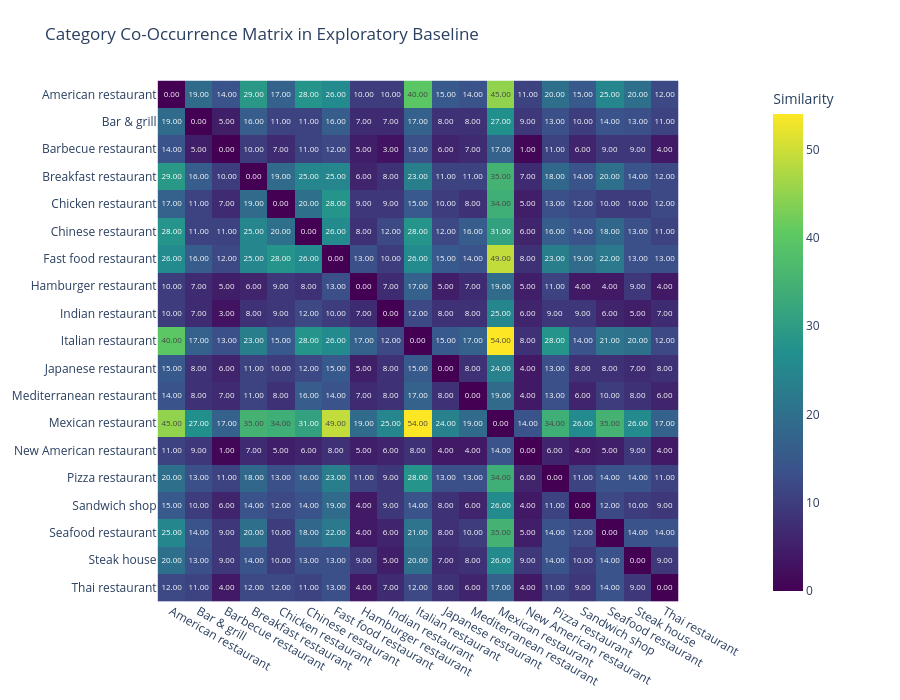

Here is the notebook cell this chart was saved with:
### Markdown cell above
In multi-label classification, labels are rarely independent. To visualize the relationships between different cuisine types, we construct a **Co-Occurrence Matrix**.

### Code cell
mlb_with_stopwords["categories_tuple"] = mlb_with_stopwords["categories"].apply(lambda x: tuple(sorted(x)))


all_cats = sorted({cat for cats in mlb_with_stopwords["categories"] for cat in cats})

co_matrix = pd.DataFrame(0, index=all_cats, columns=all_cats)

co_counts = []


for cats in mlb_with_stopwords["categories"]:
    for c1, c2 in combinations(cats, 2):  # todas as combinações de 2
        co_matrix.loc[c1, c2] += 1
        co_matrix.loc[c2, c1] += 1

for c1 in co_matrix.index:
    for c2 in co_matrix.columns:
        if c1 < c2 and co_matrix.loc[c1, c2] > 0:
            co_counts.append((c1, c2, co_matrix.loc[c1, c2]))

# ordenar
co_counts_sorted = sorted(co_counts, key=lambda x: x[2], reverse=True)

for cat in all_cats:
    co_matrix.loc[cat, cat] = 0

heatmap_chart(co_matrix,
              title="Category Co-Occurrence Matrix in Exploratory Baseline",)

### Figure 1 — Plotly figure (JSON) as saved in the notebook; plotly's stock layout.template omitted (floating-point values rounded to 4 significant figures; data arrays with more than 128 entries replaced by an {"elided": "..."} marker saying what was removed)
{"data": [{"coloraxis": "coloraxis", "hovertemplate": "x: %{x}<br>y: %{y}<br>Similarity: %{z}<extra></extra>", "name": "0", "texttemplate": "%{z:.2f}", "type": "heatmap", "x": ["American restaurant", "Bar & grill", "Barbecue restaurant", "Breakfast restaurant", "Chicken restaurant", "Chinese restaurant", "Fast food restaurant", "Hamburger restaurant", "Indian restaurant", "Italian restaurant", "Japanese restaurant", "Mediterranean restaurant", "Mexican restaurant", "New American restaurant", "Pizza restaurant", "Sandwich shop", "Seafood restaurant", "Steak house", "Thai restaurant"], "xaxis": "x", "y": ["American restaurant", "Bar & grill", "Barbecue restaurant", "Breakfast restaurant", "Chicken restaurant", "Chinese restaurant", "Fast food restaurant", "Hamburger restaurant", "Indian restaurant", "Italian restaurant", "Japanese restaurant", "Mediterranean restaurant", "Mexican restaurant", "New American restaurant", "Pizza restaurant", "Sandwich shop", "Seafood restaurant", "Steak house", "Thai restaurant"], "yaxis": "y", "z": {"elided": "19x19 int values"}}], "layout": {"coloraxis": {"colorbar": {"title": {"text": "Similarity"}}, "colorscale": [[0, "#440154"], [0.25, "#3b528b"], [0.5, "#21908d"], [0.75, "#5dc962"], [1, "#fde725"]], "showscale": true}, "height": 700, "margin": {"b": 60, "l": 80, "r": 150, "t": 80}, "title": {"text": "Category Co-Occurrence Matrix in Exploratory Baseline"}, "width": 900, "xaxis": {"anchor": "y", "constrain": "domain", "domain": [0, 1], "scaleanchor": "y"}, "yaxis": {"anchor": "x", "autorange": "reversed", "constrain": "domain", "domain": [0, 1]}}}
